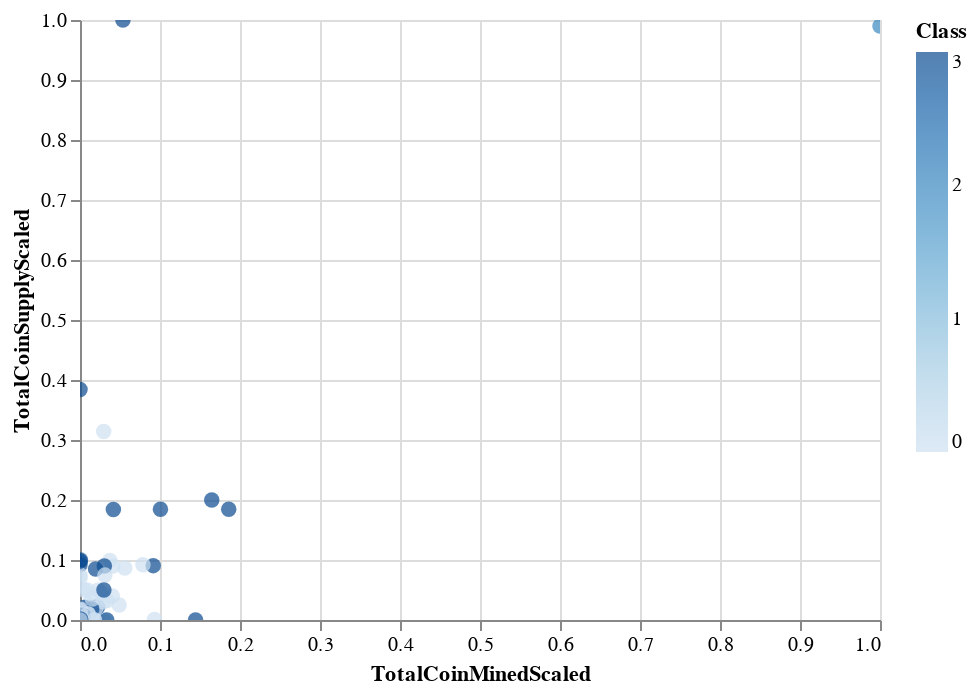

Notebook source saved alongside this figure:
### Code cell
alt.Chart(coins_hv_df).mark_circle(size=60).encode(
    x='TotalCoinMinedScaled',
    y='TotalCoinSupplyScaled',
    color='Class',
    tooltip=['TotalCoinMinedScaled', 'TotalCoinSupplyScaled', 'Class']
).interactive()

### Figure 1 — Vega-Lite specification as saved in the notebook (floating-point values rounded to 4 significant figures; data arrays with more than 128 entries replaced by an {"elided": "..."} marker saying what was removed)
{"config": {"view": {"continuousWidth": 400, "continuousHeight": 300}}, "data": {"name": "data-3a5c7da99544423ffbb77248394bd572"}, "mark": {"type": "circle", "size": 60}, "encoding": {"color": {"type": "quantitative", "field": "Class"}, "tooltip": [{"type": "quantitative", "field": "TotalCoinMinedScaled"}, {"type": "quantitative", "field": "TotalCoinSupplyScaled"}, {"type": "quantitative", "field": "Class"}], "x": {"type": "quantitative", "field": "TotalCoinMinedScaled"}, "y": {"type": "quantitative", "field": "TotalCoinSupplyScaled"}}, "selection": {"selector002": {"type": "interval", "bind": "scales", "encodings": ["x", "y"]}}, "$schema": "https://vega.github.io/schema/vega-lite/v4.8.1.json", "datasets": {"data-3a5c7da99544423ffbb77248394bd572": {"elided": "532 records"}}}
